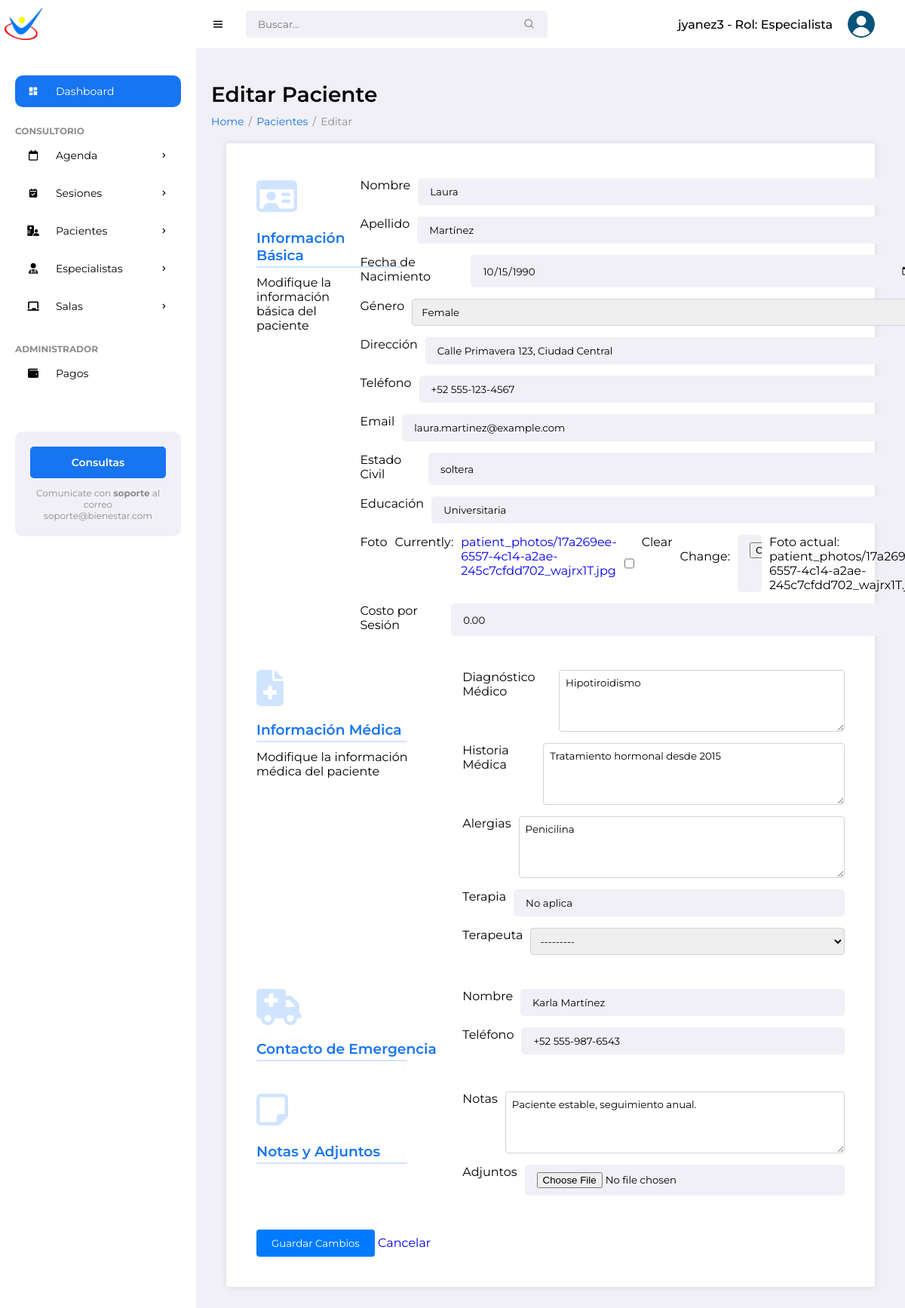
The page /patient/1/edit/ (signed in) on the database as committed earlier.
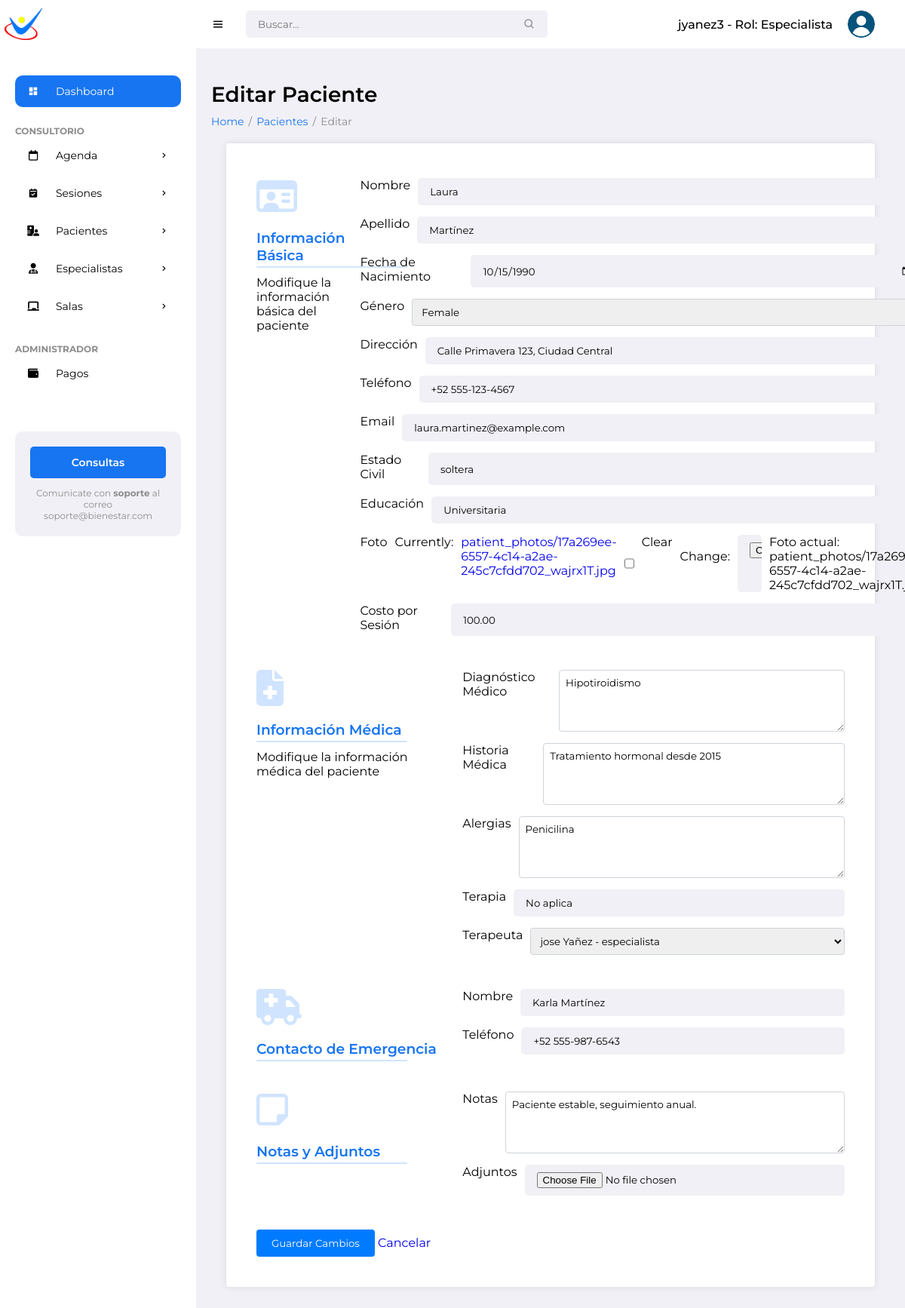
The same page on the database as committed later.
### pacientes/models.py (models this page shows, shortened)
class Patient(models.Model):
    name = models.CharField(max_length=100)
    surname = models.CharField(max_length=100)
    date_of_birth = models.DateField()
    gender = models.CharField(max_length=10, choices=[('M','Male'), ('F','Female')])
    address = models.CharField(max_length=255)
    phone_number = models.CharField(max_length=20)
    email = models.EmailField()
    cost_session = models.DecimalField(max_digits=10, decimal_places=2, default=0)
    photo = models.ImageField(upload_to='patient_photos/', blank=True, null=True)
    marital_status = models.CharField(max_length=20)
    medical_diagnosis = models.TextField()
    attachments = models.FileField(upload_to='patient_attachments/', blank=True, null=True)
    therapy = models.CharField(max_length=100)
    education = models.CharField(max_length=100, default='No especificado')
    therapist = models.ForeignKey(Specialist, on_delete=models.SET_NULL, null=True, related_name='patients')
    medical_history = models.TextField(blank=True, null=True)
    allergies = models.CharField(max_length=255, blank=True)  # Changed from TextField
    emergency_contact_name = models.CharField(max_length=100)
    emergency_contact_phone = models.CharField(max_length=20)  # Updated length
    notes = models.TextField(blank=True)
    created_date = models.DateTimeField(auto_now_add=True)
    status = models.CharField(max_length=50, choices=[
        ('Active', 'Active'),
        ('Discharged', 'Discharged'),
        ('Suspended', 'Suspended')
    ], blank=True,
        null=True)

### pacientes/views.py (the view)
# urls.py: path('patient/<int:patient_id>/edit/', views.edit_patient, name='edit_patient'),
@login_required
def edit_patient(request, patient_id):
    patient = get_object_or_404(Patient, pk=patient_id)
    if request.method == 'POST':
        form = PatientForm(request.POST, request.FILES, instance=patient)
        if form.is_valid():
            form.save()
            return redirect('patient_list')
    else:
        form = PatientForm(instance=patient)
    return render(request, 'pacientes/patient/edit_patient.html', {'form': form, 'patient': patient})

### pacientes/models.py (called while the page is built)
    def __str__(self):
        return f"{self.user.first_name} {self.user.last_name} - {self.role}"

### pacientes/templates/pacientes/patient/edit_patient.html (shortened to what the changed rows need)
{% extends "pacientes/base/base.html" %}
{% block content %}
<h1 class="title">Editar Paciente</h1>
<div class="form-container">
    <form method="post" enctype="multipart/form-data" class="add-form">
        <div class="row section">
            <div class="col-fields">
                <div class="form-group">
                    <label for="{{ form.name.id_for_label }}">Nombre</label>
                    {{ form.name }}
                </div>
                <div class="form-group">
                    <label for="{{ form.surname.id_for_label }}">Apellido</label>
                    {{ form.surname }}
                </div>
                <div class="form-group">
                    <label for="{{ form.date_of_birth.id_for_label }}">Fecha de Nacimiento</label>
                    {{ form.date_of_birth }}
                </div>
                <div class="form-group">
                    <label for="{{ form.gender.id_for_label }}">Género</label>
                    {{ form.gender }}
                </div>
                <div class="form-group">
                    <label for="{{ form.address.id_for_label }}">Dirección</label>
                    {{ form.address }}
                </div>
                <div class="form-group">
                    <label for="{{ form.phone_number.id_for_label }}">Teléfono</label>
                    {{ form.phone_number }}
                </div>
                <div class="form-group">
                    <label for="{{ form.email.id_for_label }}">Email</label>
                    {{ form.email }}
                </div>
                <div class="form-group">
                    <label for="{{ form.marital_status.id_for_label }}">Estado Civil</label>
                    {{ form.marital_status }}
                </div>
                <div class="form-group">
                    <label for="{{ form.education.id_for_label }}">Educación</label>
                    {{ form.education }}
                </div>
                <div class="form-group">
                    <label for="{{ form.photo.id_for_label }}">Foto</label>
                    {{ form.photo }}
                    {% if patient.photo %}
                    <p class="help">Foto actual: {{ patient.photo.name }}</p>
                    {% endif %}
                </div>
                <div class="form-group">
                    <label for="{{ form.cost_session.id_for_label }}">Costo por Sesión</label>
                    {{ form.cost_session }}
                </div>
            </div>
        </div>
        <div class="row section">
            <div class="col-fields">
                <div class="form-group">
                    <label for="{{ form.medical_diagnosis.id_for_label }}">Diagnóstico Médico</label>
                    {{ form.medical_diagnosis }}
                </div>
                <div class="form-group">
                    <label for="{{ form.medical_history.id_for_label }}">Historia Médica</label>
                    {{ form.medical_history }}
                </div>
                <div class="form-group">
                    <label for="{{ form.allergies.id_for_label }}">Alergias</label>
                    {{ form.allergies }}
                </div>
                <div class="form-group">
                    <label for="{{ form.therapy.id_for_label }}">Terapia</label>
                    {{ form.therapy }}
                </div>
                <div class="form-group">
                    <label for="{{ form.therapist.id_for_label }}">Terapeuta</label>
                    {{ form.therapist }}
                </div>
            </div>
        </div>
        <div class="row section">
            <div class="col-fields">
                <div class="form-group">
                    <label for="{{ form.emergency_contact_name.id_for_label }}">Nombre</label>
                    {{ form.emergency_contact_name }}
                </div>
                <div class="form-group">
                    <label for="{{ form.emergency_contact_phone.id_for_label }}">Teléfono</label>
                    {{ form.emergency_contact_phone }}
                </div>
            </div>
        </div>
        <div class="row section">
            <div class="col-fields">
                <div class="form-group">
                    <label for="{{ form.notes.id_for_label }}">Notas</label>
                    {{ form.notes }}
                </div>
                <div class="form-group">
                    <label for="{{ form.attachments.id_for_label }}">Adjuntos</label>
                    {{ form.attachments }}
                </div>
            </div>
        </div>
    </form>
</div>
{% endblock %}

Rows that differ between the two databases and show on the page:
changed Patient "patient_photos/17a269ee-6557-4c14-a2ae-245c7cfdd702_wajrx1T.jpg": cost_session "0.00" → "100.00"; therapist "---------" → "jose Yañez - especialista"
